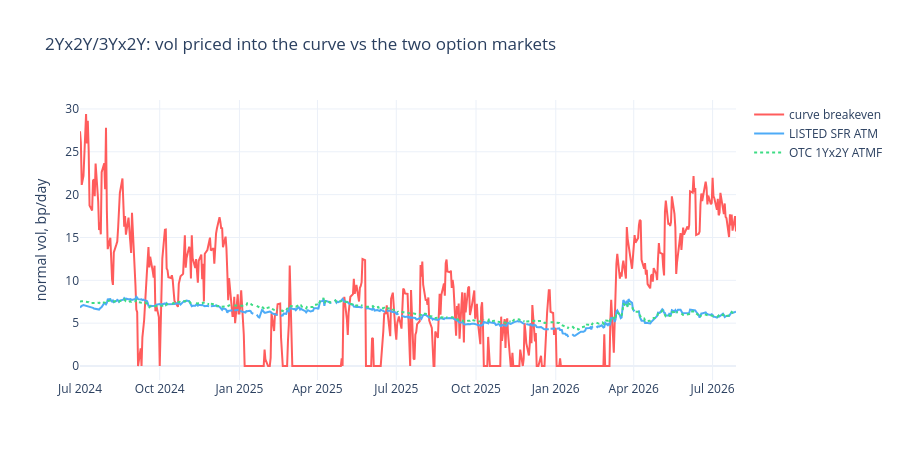

Write notebook code for a chart like this one.
### Markdown cell above
### 9b. The three series through time, for one structure

### Code cell
_lbl = "2Yx2Y/3Yx2Y"
_one = PANEL.xs(_lbl, level="structure")
_fig = go.Figure()
_fig.add_trace(go.Scatter(x=_one.index, y=_one["breakeven_vol_bp_day"].replace(np.inf, np.nan),
                          name="curve breakeven", mode="lines", line=dict(color="#ff5c5c")))
_fig.add_trace(go.Scatter(x=_one.index, y=_one["listed_atm_bp_day"],
                          name="LISTED SFR ATM", mode="lines", line=dict(color="#4dabf7")))
_fig.add_trace(go.Scatter(x=_one.index, y=_one["otc_atmf_bp_day"],
                          name="OTC 1Yx2Y ATMF", mode="lines",
                          line=dict(color="#3ddc84", dash="dot")))
_fig.update_layout(title=f"{_lbl}: vol priced into the curve vs the two option markets",
                   yaxis_title="normal vol, bp/day", height=460, template="plotly_white")
_fig.show()
print(f"{_lbl}: breakeven finite on "
      f"{np.isfinite(_one['breakeven_vol_bp_day']).mean():.1%} of days "
      f"({(_one['breakeven_status'] == 'always_cheap').mean():.1%} always_cheap, "
      f"{(_one['breakeven_status'] == 'never_cheap').mean():.1%} never_cheap)")

### Figure 1 — Plotly figure (JSON) as saved in the notebook; plotly's stock layout.template omitted (floating-point values rounded to 4 significant figures; data arrays with more than 128 entries replaced by an {"elided": "..."} marker saying what was removed)
{"data": [{"line": {"color": "#ff5c5c"}, "mode": "lines", "name": "curve breakeven", "type": "scatter", "x": {"elided": "540 str values"}, "y": {"elided": "540 float values"}}, {"line": {"color": "#4dabf7"}, "mode": "lines", "name": "LISTED SFR ATM", "type": "scatter", "x": {"elided": "540 str values"}, "y": {"elided": "540 float values"}}, {"line": {"color": "#3ddc84", "dash": "dot"}, "mode": "lines", "name": "OTC 1Yx2Y ATMF", "type": "scatter", "x": {"elided": "540 str values"}, "y": {"elided": "540 float values"}}], "layout": {"height": 460, "title": {"text": "2Yx2Y/3Yx2Y: vol priced into the curve vs the two option markets"}, "yaxis": {"title": {"text": "normal vol, bp/day"}}}}
